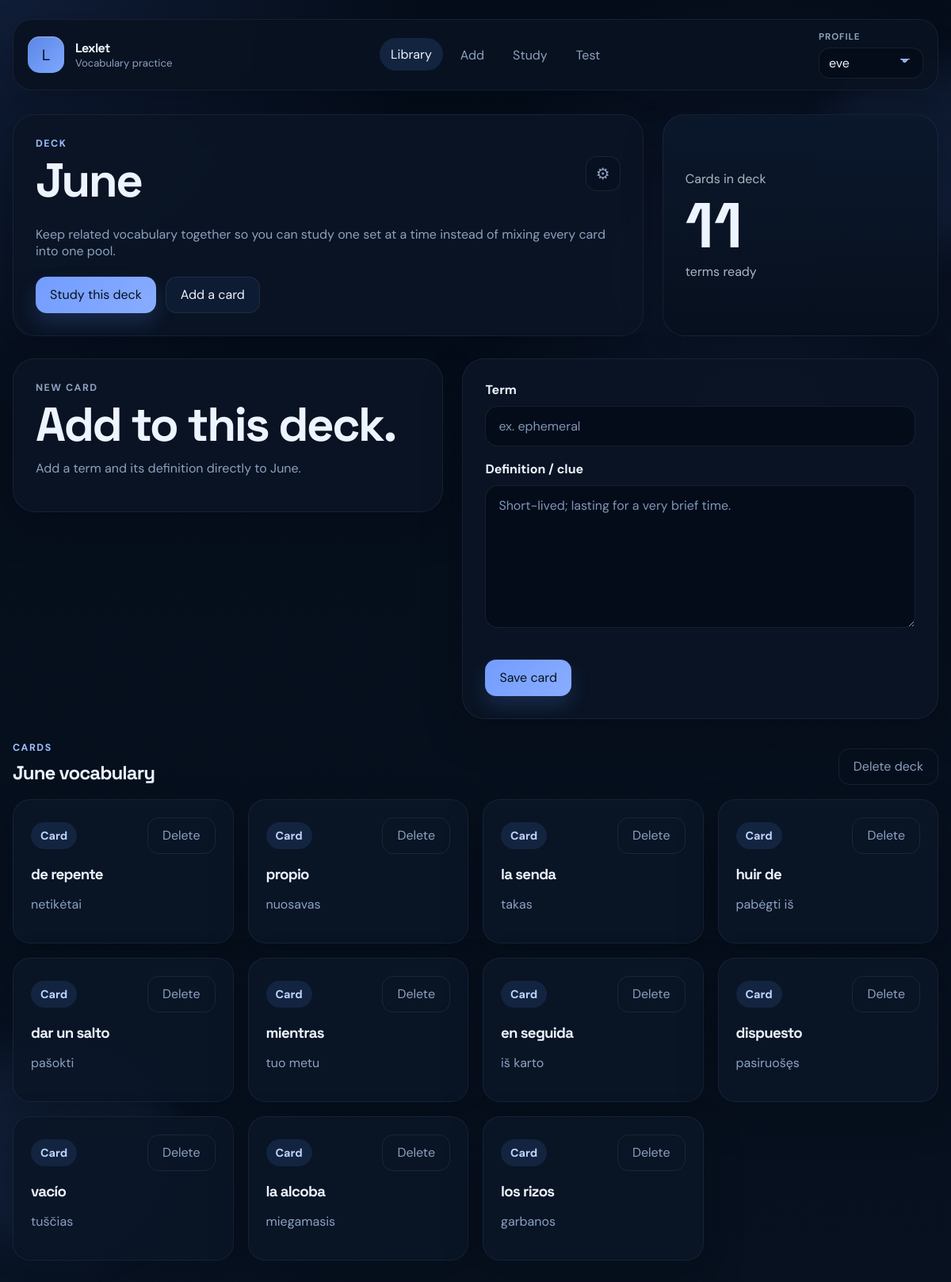
Page /deck/19 on the committed database.
### tables this page shows
CREATE TABLE decks (
            id INTEGER PRIMARY KEY AUTOINCREMENT,
            name TEXT NOT NULL UNIQUE
        , profile_id INTEGER);

CREATE TABLE cards (
            id INTEGER PRIMARY KEY AUTOINCREMENT,
            term TEXT NOT NULL,
            definition TEXT NOT NULL
        , deck_id INTEGER);

### app.py (the view)
@app.route("/deck/<int:deck_id>")
def deck_detail(deck_id):
    conn = get_db()
    active_profile_id = get_active_profile_id(conn)
    deck = get_deck(conn, deck_id, active_profile_id)
    if not deck:
        conn.close()
        return redirect(url_for("index"))
    cards = conn.execute(
        "SELECT * FROM cards WHERE deck_id = ? ORDER BY id DESC",
        (deck_id,),
    ).fetchall()
    conn.close()
    return render_template("deck.html", deck=deck, cards=cards)

### app.py (called while the page is built)
def get_db():
    conn = sqlite3.connect(DB_NAME)
    conn.row_factory = sqlite3.Row
    return conn

def get_profiles(conn):
    return conn.execute("SELECT id, name FROM profiles ORDER BY name COLLATE NOCASE").fetchall()

def get_active_profile_id(conn):
    stored_profile_id = session.get("active_profile_id")
    if stored_profile_id:
        existing = conn.execute("SELECT id FROM profiles WHERE id = ?", (stored_profile_id,)).fetchone()
        if existing:
            return stored_profile_id
    eve = conn.execute("SELECT id FROM profiles WHERE lower(name) = 'eve'").fetchone()
    if eve:
        session["active_profile_id"] = eve["id"]
        return eve["id"]
    first_profile = conn.execute("SELECT id FROM profiles ORDER BY id LIMIT 1").fetchone()
    if first_profile:
        session["active_profile_id"] = first_profile["id"]
        return first_profile["id"]
    return None

def get_deck(conn, deck_id, profile_id):
    return conn.execute("""
        SELECT d.id, d.name, COUNT(c.id) AS card_count
        FROM decks d
        LEFT JOIN cards c ON c.deck_id = d.id
        WHERE d.id = ? AND d.profile_id = ?
        GROUP BY d.id, d.name
    """, (deck_id, profile_id)).fetchone()

@app.context_processor
def inject_profile_state():
    conn = get_db()
    profiles = get_profiles(conn)
    active_profile_id = get_active_profile_id(conn)
    active_profile = conn.execute(
        "SELECT id, name FROM profiles WHERE id = ?",
        (active_profile_id,),
    ).fetchone()
    conn.close()
    return {"profiles": profiles, "active_profile": active_profile}

### templates/deck.html (shortened to what this page needs)
{% extends "base.html" %}
{% block content %}
<section class="hero">
    <div>
        <p class="eyebrow">Deck</p>
        <div class="deck-title-row">
            <h1>{{ deck.name }}</h1>
            <details class="deck-settings">
                <summary class="settings-icon-button" aria-label="Deck settings" title="Deck settings">
                    <span aria-hidden="true">&#9881;</span>
                </summary>
            </details>
        </div>
        <p class="hero-copy">Keep related vocabulary together so you can study one set at a time instead of mixing every card into one pool.</p>
        <div class="hero-actions">
            <a class="button button-primary" href="{{ url_for('study', deck_id=deck.id) }}">Study this deck</a>
            <a class="button button-secondary" href="#add-card">Add a card</a>
        </div>
    </div>
    <aside class="hero-panel">
        <p>Cards in deck</p>
        <strong>{{ deck.card_count }}</strong>
        <span>{{ "term" if deck.card_count == 1 else "terms" }} ready</span>
    </aside>
</section>
<section class="split-layout compact-split" id="add-card">
    <div class="info-panel">
        <p class="eyebrow">New card</p>
        <h1>Add to this deck.</h1>
        <p>Add a term and its definition directly to {{ deck.name }}.</p>
    </div>
    <section class="form-panel">
        <form class="stack-form" action="{{ url_for('add_card') }}" method="POST">
            <label>
                <span>Term</span>
                <input name="term" placeholder="ex. ephemeral" required>
            </label>
            <label>
                <span>Definition / clue</span>
                <textarea name="definition" placeholder="Short-lived; lasting for a very brief time." required></textarea>
            </label>
            <div class="form-actions">
                <button class="button button-primary" type="submit">Save card</button>
            </div>
        </form>
    </section>
</section>
<section class="section-header">
    <div>
        <p class="eyebrow">Cards</p>
        <h2>{{ deck.name }} vocabulary</h2>
    </div>
    <form action="{{ url_for('delete_deck', deck_id=deck.id) }}" method="POST">
        <button class="button button-ghost" type="submit">Delete deck</button>
    </form>
</section>
{% if cards %}
<section class="card-grid manage-card-grid">
    {% for card in cards %}
    <article class="card-item">
        <div class="card-meta">
            <span class="chip">Card</span>
            <form action="{{ url_for('delete_card', card_id=card.id) }}" method="POST">
                <button class="icon-button" type="submit">Delete</button>
            </form>
        </div>
        <h3>{{ card.term }}</h3>
        <p>{{ card.definition }}</p>
    </article>
    {% endfor %}
</section>
{% endif %}
{% endblock %}

### rows in the picture
decks: name "June"
cards: term "de repente", definition "netikėtai"
cards: term "propio", definition "nuosavas"
cards: term "la senda", definition "takas"
cards: term "huir de", definition "pabėgti iš"
cards: term "dar un salto", definition "pašokti"
cards: term "mientras", definition "tuo metu"
cards: term "en seguida", definition "iš karto"
cards: term "dispuesto", definition "pasiruošęs"
cards: term "vacío", definition "tuščias"
cards: term "la alcoba", definition "miegamasis"
cards: term "los rizos", definition "garbanos"

### other values in the picture
{{ deck.card_count }} "11"
{{ "term" if deck.card_count == 1 else "terms" }} "terms"
form field profile_id "eve"
